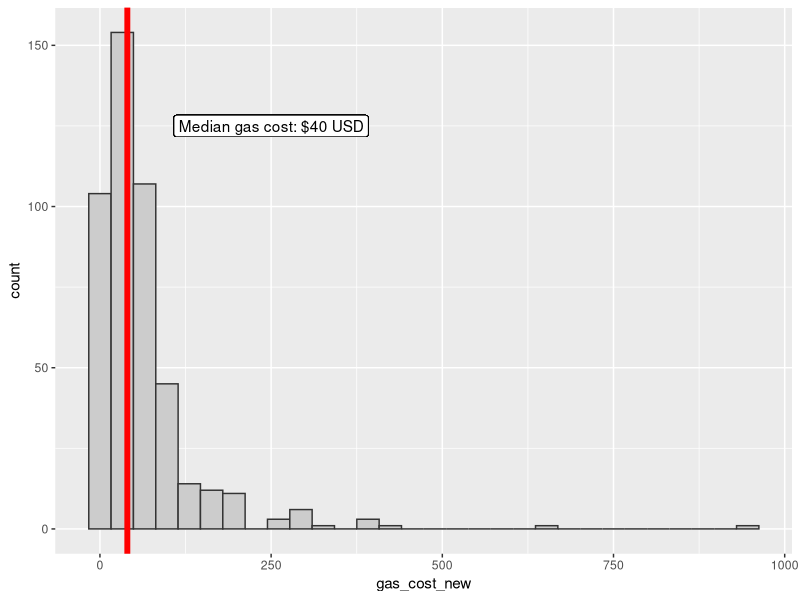
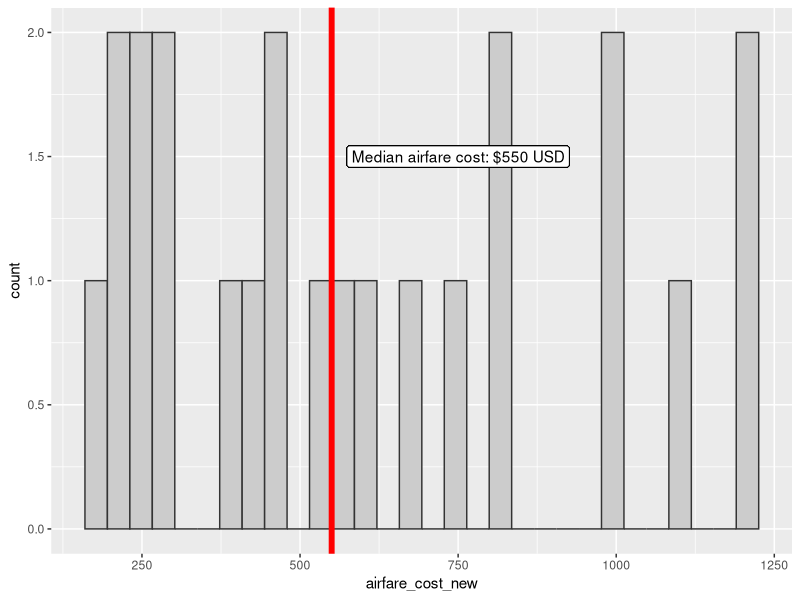
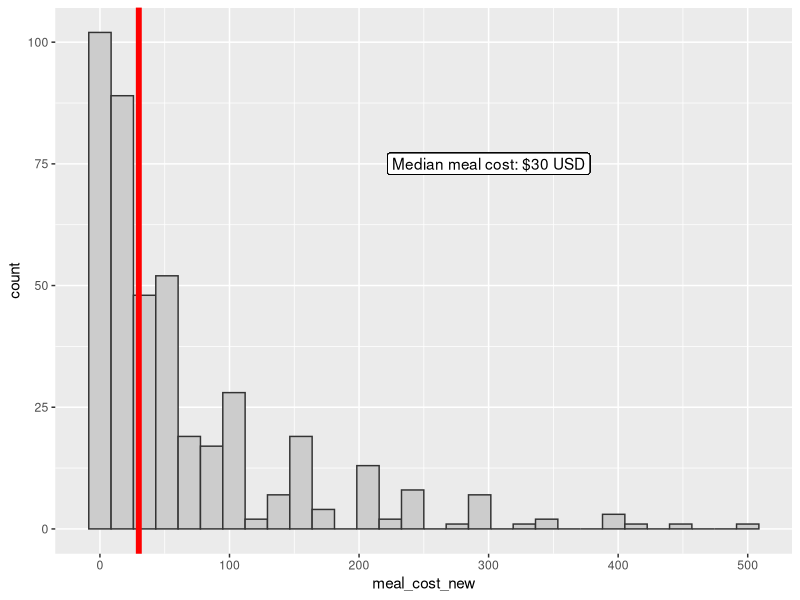

Write R code to recreate these figures, in order.
# 22 february 2022
# data cleaning script
# first goal - organize columns, get multiple choice / select all columns into single columns

library(here)
library(tidyverse)
library(zoo)

setwd(here::here("Data/survey_monkey"))

d <- readxl::read_xlsx(here("Data/survey_monkey/survey_monkey_sea_eagle_2022_02_22.xlsx"))

# first row which contains response categories
# creates a named charater vector
top <- d %>% slice(1) %>% unlist()

# just the names
names_top <- names(top)

# replace blank values in the name vector with NA- 
# this often happens for instances where there
# were response ccategories
names_top[grepl("\\.\\.\\.", names_top)] <- NA

# fill in the column names so ever response category has corresponding question
new_colnames <- zoo::na.locf(names_top)

# okay, I'm going to do this by hand and create short column names
# based on the values of the question / response categories
paste(new_colnames, unname(top), sep = "_")

new_names <- 
  c(
    "respond_id", #Respondent ID
    "collector_id", #Collector ID
    "start_date", # Start Date
    "end_date", # End Date
    "ip_address", # IP Adress
    "consent",  #I have read and understand the above and provide consent for the study
    "eagle_reference", #"Any mention or reference to \"eagle\" in the survey refers to the Steller's Sea Eagle_Response"
    "age18", #"Are you 18 (19 if in Alabama or Nebraska) years or older?
    "attempt_us", #"Did you attempt to see the Steller's Sea Eagle in the United States during December 2021 or January 2022?
    "attempt_ca",
    "find_out", #"How did you find out about the eagle?_Response"
    "find_out_other",
    "see", #Did you successfully see the eagle?
    "first_time", #Was this the first time you have seen the eagle?
    "date_first", #"If you successfully saw the eagle, what date did you first see it? (e.g., December 15, 2021; 15-Dec-2021; Dec-15-2021)
    "location", #Where did you attempt to see the eagle? Please enter the zip code, postal code, or city/state (city/province)
    "number_of_attempts", #"How many times did you travel to see the eagle?
    "leave_home_code", #Did seeing the bird require leaving your home zip/postal code?
    "home_code", #"What is your home zip/postal code?
    "observation_duration", #"How many minutes did you spend observing the eagle? If you visited the eagle more than once, please report the cumulative number of minutes spent observing (e.g., 15, 122, etc.).
    "private_vehicle", #"What mode of transportation did you use to see the bird?
    "rental_vehicle", #"What mode of transportation did you use to see the bird?
    "plane", #"What mode of transportation did you use to see the bird?
    "train",
    "other_transport", #"What mode of transportation did you use to see the bird?
    "carpool", #"If you used a vehicle, did you carpool or ride-share with others?
    "number_passengers", #"If you carpooled, how many individuals were in the vehicle?
    "primary_purpose", #"Was the eagle the primary purpose of the trip?
    "overnight", #"Did your trip involve overnight stay?
    "n_nights", #"If so, how many nights did you stay? Enter 0 if your trip did not involve overnight stay.
    "accomodation_friend",  #"What type of accommodation did you use?_Friend/relative's home"
    "accomodation_hotel", #
    "accomodation_campground",
    "accomodation_airbnb",
    "accomodation_vrbo",
    "accomodation_none",
    "accomodation_other",
    "accomodation_location", #Please enter the zip code, postal code, or city/state (city/province) of the accommodation in which you stayed. Enter NA if you did not use accommodations.
    "eat", #"While on the trip to see the eagle, how did you eat?
    "dine_fast_food", 
    "dine_fast_casual",
    "dine_sit_down",
    "dine_other",
    "number_dine_out", #"How many times did you eat out?
    "list_life", #"Which of the following \"bird lists\" do you keep?_Life list"
    "list_country", #"Which of the following \"bird lists\" do you keep?_Country list" 
    "list_state", #"Which of the following \"bird lists\" do you keep?_State list"
    "list_province", # province list
    "list_county", # county list
    "list_ebird", # only keep lists on ebird
    "list_idk", #"Which of the following \"bird lists\" do you keep?_I don't know what a bird list is"
    "list_none", #"Which of the following \"bird lists\" do you keep?_I don't keep bird lists"
    "list_other", #"Which of the following \"bird lists\" do you keep?_Other (please specify)" 
    "motivation_photography", #"What was your biggest motivation to see the bird?_Wildlife photography"
    "motivation_rarity",
    "motivation_vagrant",
    "motivation_life_list",
    "motivation_unlikely", #"What was your biggest motivation to see the bird?_Unlikely you would encounter the bird again" 
    "motivation_other", #"What was your biggest motivation to see the bird?_Other (please specify)" 
    "birding_experience",
    "birding_time", #"How long have you been birding? (approximate time in years)
    "bird_organization", #Do you belong to any bird-related organization?
    "gas_cost", #"Estimate how much you spent on gasoline. If you carpooled, please list the portion that you directly paid. If you carpooled but did not pay for gasoline, please enter
    "airfare_cost",  #"Estimate how much you spent on airfare. If you did not fly, please enter \"NA\
    "meal_cost", #"Estimate how much you spent on meals.
    "lodging_cost", #"Estimate how much you spent on lodging or accommodations.
    "donation5", #"If there was a required 'donation' of $5 to view the eagle, would you still have viewed the eagle?_
    "donation25", #"If there was a required 'donation' of $25 to view the eagle, would you still have viewed the eagle?
    "donation50", #"If there was a required 'donation' of $50 to view the eagle, would you still have viewed the eagle?
    "donation75",
    "donation100",
    "donation200",
    "age", #"What is your age?
    "gender", #What is your gender?
    "gender_other", #"What is your gender?_Other (please specify)" 
    "race", #Which of the following best describes you?
    "marital_status", 
    "marital_status_other",
    "hourly_wage", #"What is your approximate hourly wage?
    "highest_education", #What is your highest level of education?
    "highest_education_other",
    "employment_status", # "What best describes your employment status?
    "twitch_frequency", #"How often do you travel (leave your home zip/postal code) to view rare/vagrant birds in a year?
    "other_birding", #Did you do any other birding while you were in the area to view the eagle?
    "other_nature", #"Did you travel to other natural areas or pursue other nature-based activities while you were attempting to see the bird?
    "other_nature_01",#"If yes to the previous question, what activities did you participate in?_Activity 1
    "other_nature_02",
    "other_nature_03",
    "puffin_tour", #"If you viewed the eagle in Maine, did you book an Atlantic Puffin tour for the following season while in the area?
    "revisit", #"As a result of your trip to see the eagle, how likely are you to revisit that location in the future?
    "ebird", #"Did you submit your observation to eBird?
    "other_database", #"Did you submit your observation to any other database?
    "other_database_name", #"If you submitted to a database other than eBird, which was it?
    "twitter", #"Did you indicate you observed the bird on Twitter?,
    "facebook", #"Did you indicate you observed the bird on Facebook?
    "n_birders_visit1", #"Approximately how many other birders did you see while observing the eagle?
    "n_birders_visit2", 
    "n_birders_visit3",
    "comments")

d_new <- d %>% 
  setNames(., new_names) %>% 
  dplyr::filter(!row_number() == 1) # drop the first row

# ~ 200 respondents that didn't attempt to see eagle?
# drop them
d_new <- d_new %>% 
  filter(attempt_us == "Yes" | attempt_ca == "Yes")

# remove individuals less than 18 years of age
d_new <- d_new %>%
  filter(age18 == 'Yes')

# Feb 23 - Neil here - I'm going to save the file to edit it 
write_csv(d_new, "sea_eagle_cleaned_2022_02_23.csv")

# OK, I manually cleaned the four cost columns (gas, airfare, meal, lodging)
# I left the original columns; the new ones are
# gas_cost_new, airfare_cost_new, meal_cost_new, and lodging_cost_new
# Some notes
## for cases when a range of values was reported (e.g., 80-100), I entered the mean
## One person reported gas in gallons, so I converted to price based on average cost of gas in ME in january 2022
## several cases reported costs in CAD; I converted these to USD
## Left NA entries as NA; only entered 0 when that was what was entered
cost_corrected <- read_csv("sea_eagle_cleaned_2022_02_23_cost_corrections.csv")

# A couple outliers (>$500) that might data entry errors by respondents?
cost_corrected %>% 
  ggplot(aes(x = gas_cost_new)) + 
  geom_histogram(color = "gray20", 
                 fill = "gray80") + 
  geom_vline(aes(xintercept = median(gas_cost_new, na.rm = TRUE)),
             color = "red",
             size = 2) +
  geom_label(x = 250, 
             y = 125,
             aes(label = paste0("Median gas cost: $",
                                median(gas_cost_new, na.rm = TRUE),
                                " USD")))

# only 23 respondents purchased airline tickets
filter(cost_corrected, airfare_cost_new > 0) %>% 
  ggplot(aes(x = airfare_cost_new)) + 
  geom_histogram(color = "gray20", 
                 fill = "gray80") + 
  geom_vline(aes(xintercept = median(airfare_cost_new, na.rm = TRUE)),
             color = "red",
             size = 2) +
  geom_label(x = 750, 
             y = 1.5,
             aes(label = paste0("Median airfare cost: $",
                                median(airfare_cost_new, na.rm = TRUE),
                                " USD")))

cost_corrected %>% 
  ggplot(aes(x = meal_cost_new)) + 
  geom_histogram(color = "gray20", 
                 fill = "gray80") + 
  geom_vline(aes(xintercept = median(meal_cost_new, na.rm = TRUE)),
             color = "red",
             size = 2) +
  geom_label(x = 300, 
             y = 75,
             aes(label = paste0("Median meal cost: $",
                                median(meal_cost_new, na.rm = TRUE),
                                " USD")))


# COLUMNS THAT COULD USE SOME CLEANING (plus notes)
# date_first # DONE 2/23/22 BSP
# location # DONE 2/23/22 BSP
# observation_duration - some large values (> 1 day) # CHECKED 3/3/2022 BSP - I think this is okay. I looked at large values and these folks stayed overnight 3,4, and 9 nights, and reported more than one trip. So, cumulative birding time checks out? dedication... 
# carpool - change N/A to NA #DONE 3/3/2022 BSP
# number_passengers - ugh this one's a mess # WORKING 3/3/2022 BSP
# n_nights - needs to have characters cleaned out ### DONE 3/3/2022 BSP
# birding_time - this one's a mess. have to clean out characters # DONE 3/3/2022 BSP
# gas_cost - DONE 2/23/22 by Neil
# airfare_cost - DONE 2/23/22 by Neil
# meal_cost - DONE 2/23/22 by Neil
# lodging cost - DONE 2/23/22 by Neil 
# hourly_wage - # DONE 3/3/22 BSP
# n_birders_visit1 / 2 /3 - would be nice to clean these up / categorize these
# travel_mode_5 # DONE 3/3/22 BSP


# FWIW, here's the tidyverse way to put responses into one column
# d_new %>% 
#   pivot_longer(accomodation_friend:accomodation_none,
#                names_to = "accomodation_name", 
#                values_to = "accomodation_value") %>%
#   dplyr::select(respond_id, accomodation_name, accomodation_value) %>% 
#   filter(!is.na(accomodation_value))